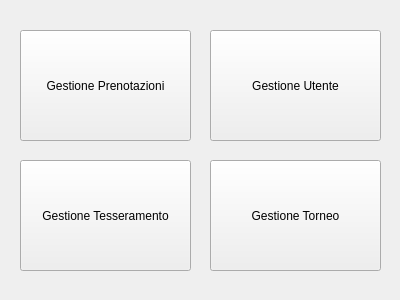
<?xml version="1.0" encoding="UTF-8"?>
<ui version="4.0">
 <class>Form</class>
 <widget class="QWidget" name="Form">
  <property name="geometry">
   <rect>
    <x>0</x>
    <y>0</y>
    <width>400</width>
    <height>300</height>
   </rect>
  </property>
  <property name="windowTitle">
   <string>Form</string>
  </property>
  <widget class="QPushButton" name="gestionePrenotazioni">
   <property name="geometry">
    <rect>
     <x>20</x>
     <y>30</y>
     <width>171</width>
     <height>111</height>
    </rect>
   </property>
   <property name="text">
    <string>Gestione Prenotazioni</string>
   </property>
  </widget>
  <widget class="QPushButton" name="gestioneUtente">
   <property name="geometry">
    <rect>
     <x>210</x>
     <y>30</y>
     <width>171</width>
     <height>111</height>
    </rect>
   </property>
   <property name="text">
    <string>Gestione Utente</string>
   </property>
  </widget>
  <widget class="QPushButton" name="gestioneTesseramento">
   <property name="geometry">
    <rect>
     <x>20</x>
     <y>160</y>
     <width>171</width>
     <height>111</height>
    </rect>
   </property>
   <property name="text">
    <string>Gestione Tesseramento</string>
   </property>
  </widget>
  <widget class="QPushButton" name="gestioneTorneo">
   <property name="geometry">
    <rect>
     <x>210</x>
     <y>160</y>
     <width>171</width>
     <height>111</height>
    </rect>
   </property>
   <property name="text">
    <string>Gestione Torneo</string>
   </property>
  </widget>
 </widget>
 <resources/>
 <connections/>
</ui>
